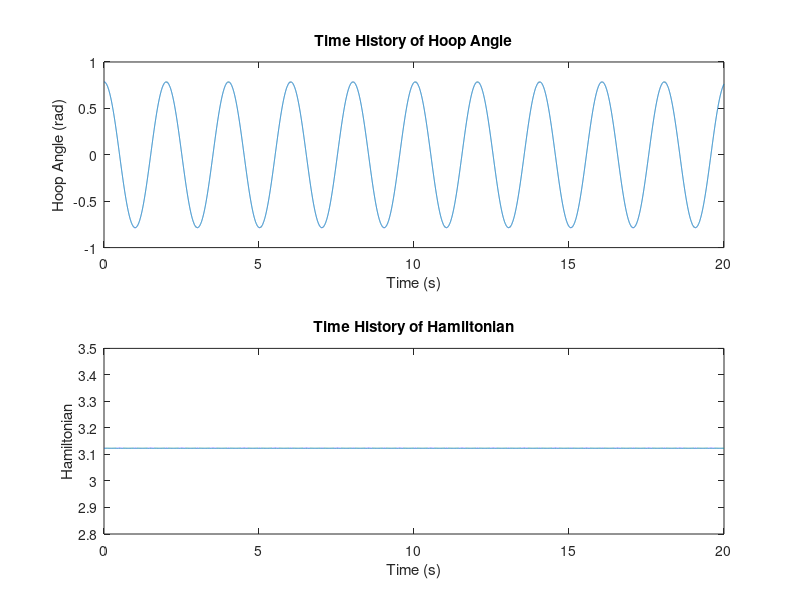

This figure's MATLAB source:
% BEAD_ON_HOOP_SIMULATION simulates the dynamics of a bead on a rotating
% hoop.
%
% This script demonstrates the dynamics of a bead constrained to move on a
% rotating hoop, subject to gravity. It defines the system parameters,
% solves the bead-on-hoop dynamics, and plots the results for the angle of
% the bead and the Hamiltonian over time.
%
% The script consists of the following main functions:
%   - init_params: Initializes the system parameters.
%   - solve_dynamics: Solves the bead-on-hoop dynamics using the ode45
%   solver.
%   - bead_on_hoop_dynamics: Calculates the bead-on-hoop dynamics based on
%   the system parameters.
%   - plot_and_save_results: Plots and saves the simulation results.
%
% Usage:
%   bead_on_hoop_simulation()
%
% See also: ode45
%
% Author: Alexander Little
% Affiliation: Toronto Metropolitan University
% Date: 2023-03-26
% Version: 1.0

function bead_on_hoop_simulation()
    params = init_params();
    [t, y] = solve_dynamics(params);
    plot_and_save_results(t, y, params);
end

% Initialize system parameters
function params = init_params()
    params = struct('bead_mass', 1, 'hoop_radius', 1, ... 
        'hoop_angular_velocity', 1, 'gravitational_acceleration', -9.81);
end

% Solve the bead on hoop dynamics
function [t, y] = solve_dynamics(params)
    y0 = [pi / 4; 0];
    tspan = [0 20];
    options = odeset('RelTol', 1e-12, 'AbsTol', 1e-15);
    [t, y] = ode45(@(t, y) bead_on_hoop_dynamics(t, y, params), tspan, ... 
        y0, options);
end

% Calculate the bead on hoop dynamics
function dydt = bead_on_hoop_dynamics(~, y, params)
    hoop_angle = y(1);
    bead_momentum = y(2);

    hoop_angle_rate = bead_momentum / (params.bead_mass * ... 
        params.hoop_radius ^ 2);
    
    bead_momentum_rate = params.bead_mass * ... 
        params.gravitational_acceleration * params.hoop_radius * ... 
        sin(hoop_angle) - params.bead_mass * params.hoop_radius ^ 2 * ... 
        params.hoop_angular_velocity ^ 2 * cos(hoop_angle) * ... 
        sin(hoop_angle);

    dydt = [hoop_angle_rate; bead_momentum_rate];
end

% Plot and save the simulation results
function plot_and_save_results(t, y, params)
    figure;
    subplot(2, 1, 1);
    plot(t, y(:, 1));
    xlabel('Time (s)');
    ylabel('Hoop Angle (rad)');
    title('Time History of Hoop Angle');

    subplot(2, 1, 2);
    hamiltonian = y(:, 2) .^ 2 ./ (2 * params.bead_mass * ... 
        params.hoop_radius ^ 2) + (1/2) * params.bead_mass * ... 
        params.hoop_radius ^ 2 * params.hoop_angular_velocity ^ 2 * ... 
        (sin(y(:, 1))) .^ 2 - params.bead_mass * ... 
        params.gravitational_acceleration * params.hoop_radius * (1 - ... 
        cos(y(:, 1)));
    plot(t, hamiltonian);
    xlabel('Time (s)');
    ylabel('Hamiltonian');
    title('Time History of Hamiltonian');

    saveas(gcf, 'bead_on_hoop_simulation_results', 'png');
end
